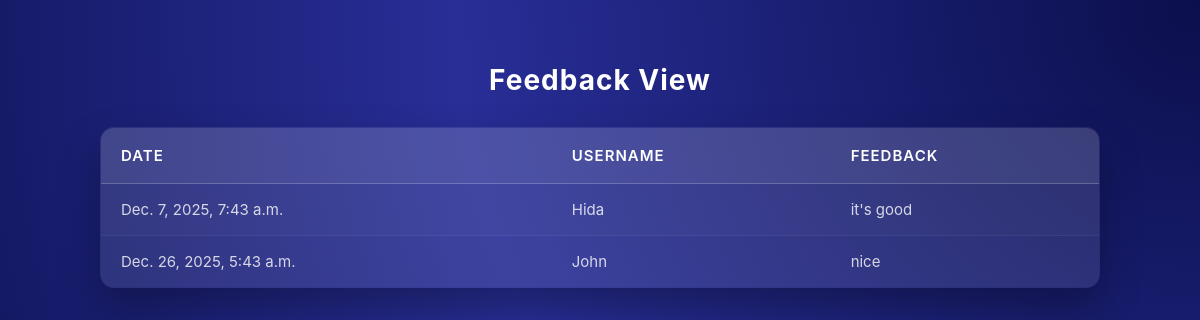
Screenshot of /Feedback with the database file from the repository.
### mobilesilentapp/models.py (models this page shows)
class FeedbackTable(models.Model):
    user_id = models.ForeignKey(StudentTable,on_delete=models.CASCADE,max_length=30,null=True,blank=True)
    feedback = models.CharField(max_length=30,null=True,blank=True)
    date = models.DateTimeField(auto_now_add=True,null=True,blank=True)

class StudentTable(models.Model):
    name = models.CharField(max_length=30,null=True,blank=True)
    admission_no = models.CharField(max_length=30,null=True,blank=True)
    department = models.CharField(max_length=30,null=True,blank=True)
    semester = models.CharField(max_length=30,null=True,blank=True)
    email_id = models.CharField(max_length=30,null=True,blank=True)
    phone_no = models.BigIntegerField(null=True,blank=True)
    LOGIN=models.ForeignKey(LoginTable,on_delete=models.CASCADE,null=True,blank=True)
    CLASS=models.ForeignKey(ClassTable,on_delete=models.CASCADE,null=True,blank=True)

### mobilesilentapp/views.py (the view)
# urls.py: path('Feedback',Feedback.as_view(),name="Feedback"),
class Feedback(View):
    def get(self,request):
        obj =FeedbackTable.objects.all()
        print(obj)
        return render(request,"administration/feedback.html",{'val':obj})

### templates/administration/feedback.html (shortened to what this page needs)
<!DOCTYPE html>
<html lang="en">
<head>
</head>
<body>
  <h2>Feedback View</h2>
  <table>
    <thead>
      <tr>
        <th>Date</th>
        <th>Username</th>
        <th>Feedback</th>
      </tr>
    </thead>
    <tbody>
      {% for i in val %}
      <tr>
        <td>{{ i.date }}</td>
        <td>{{ i.user_id.name }}</td>
        <td>{{ i.feedback }}</td>
      </tr>
      {% endfor %}
    </tbody>
  </table>
</body>
</html>

### templates/administration/feedback.html (style rules this page uses)
:root { --primary-dark: rgb(11, 15, 76); --primary-medium: rgb(40, 46, 150); --primary-light: rgb(80, 88, 200); --card-bg: rgba(255, 255, 255, 0.08); --card-border: rgba(255, 255, 255, 0.15); --text-primary: #ffffff; --text-secondary: rgba(255, 255, 255, 0.8); --github-blue: #2f81f7; --gradient: radial-gradient(circle at top right, var(--primary-dark) 0%, var(--primary-medium) 50%, var(--primary-dark) 100%); }
body { font-family: -apple-system, BlinkMacSystemFont, 'Segoe UI', Roboto, sans-serif; background: var(--gradient); color: var(--text-primary); margin: 0; padding: 40px 20px; min-height: 100vh; display: flex; flex-direction: column; align-items: center; }
h2 { margin-bottom: 30px; font-size: 28px; font-weight: 700; letter-spacing: 1px; }
table { width: 100%; max-width: 1000px; border-collapse: collapse; background: var(--card-bg); border: 1px solid var(--card-border); border-radius: 14px; overflow: hidden; box-shadow: 0 20px 40px rgba(0, 0, 0, 0.3); }
thead { background: rgba(255, 255, 255, 0.1); }
th { padding: 18px 20px; text-align: left; color: var(--text-primary); font-weight: 600; font-size: 15px; text-transform: uppercase; letter-spacing: 1px; border-bottom: 1px solid rgba(255, 255, 255, 0.2); }
td { padding: 16px 20px; color: var(--text-secondary); font-size: 15px; border-bottom: 1px solid rgba(255, 255, 255, 0.05); }
tbody tr:nth-child(even) { background-color: rgba(255, 255, 255, 0.02); }
tbody tr:nth-child(odd) { background-color: rgba(255, 255, 255, 0.04); }

### rows the page displays
FeedbackTable: date "Dec. 7, 2025, 7:43 a.m.", user_id.name "Hida", feedback "it's good"
FeedbackTable: date "Dec. 26, 2025, 5:43 a.m.", user_id.name "John", feedback "nice"
